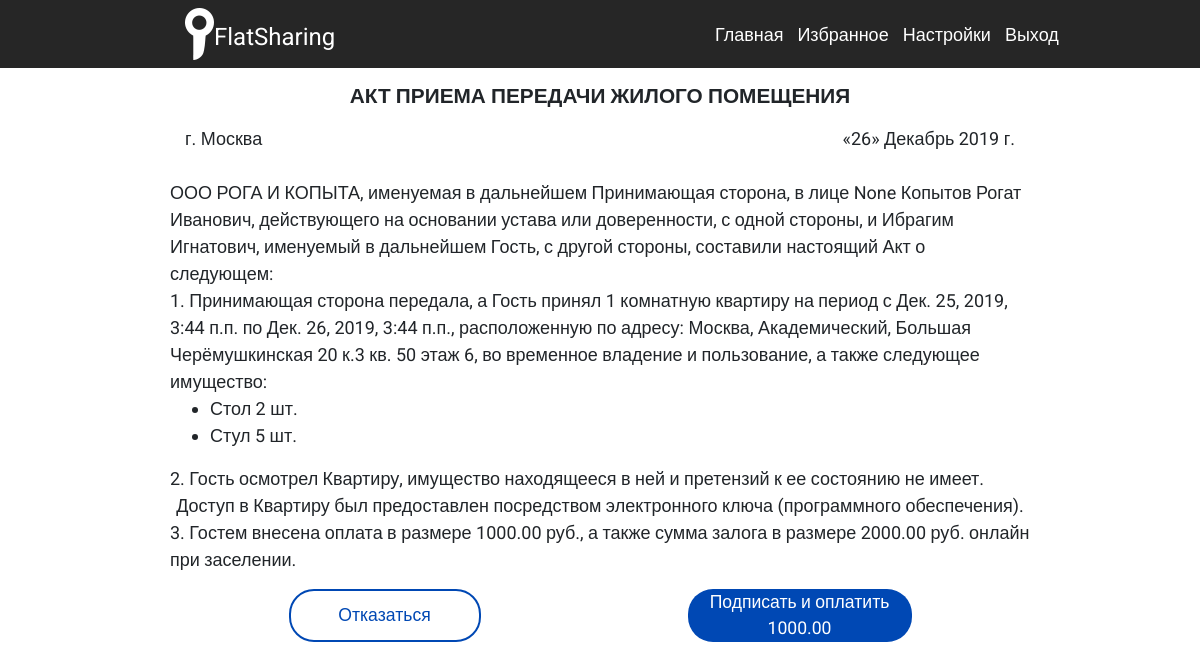
The page /act/81/pay (signed in) on the database its author committed.
### sharing/models.py (models this page shows, shortened)
class Rents(models.Model):
    flat = models.ForeignKey(Flats, on_delete=models.CASCADE,related_name="Квартира",related_query_name="Квартира")
    rentor = models.ForeignKey(User, models.DO_NOTHING)
    start = models.DateTimeField(verbose_name='Начало аренды')
    end = models.DateTimeField(verbose_name='Окончание аренды')
    booking = models.DateTimeField(null=True,verbose_name='Окончание бронироваия')
    status = models.BooleanField(null=True,default=False)
    paid = models.BooleanField(null=True,default=False)
    created_at = models.DateTimeField(null=True,default=False)
    trial_key = models.CharField(max_length=80, blank=True, null=True,default=None)
    renta = RentsManager()
    objects = models.Manager()
    class Meta:
        verbose_name = 'Аренда'
        verbose_name_plural = 'Аренды'
        ordering = ['-start']
    def getDays(self):
        days = (self.end-self.start).days
        if days < 1:
            return 1
        return days
    def getPrice(self):
        return self.getDays() * self.flat.price
    def getDeposit(self):
        return self.flat.deposit
    '''
    def save(self, *args, **kwargs):
        if not self.pk:
            if self.checkDates():
                super().save(*args, **kwargs)
        else:
            print(self.checkDates())
            if self.checkDates():
                days, hours = self.prolongRent()
                if days >= 0 or hours >= 0:
                    super().save(*args, **kwargs)
    '''

class Flats(models.Model):
    DOOR_STATS = (
        (False, 'Заблокирована'),
        (True, 'Доступ открыт')
    )
    FLAT_STATS = (
        ('BLOCKED', 'Заблокирована'),
        ('RENTED', 'Арендована'),
        ('BUCHEN', 'Забронирована'),
        ('U', 'Свободна')
    )
    district = models.ForeignKey(Districts, on_delete=models.CASCADE)
    street = models.CharField(max_length=50, blank=True, null=True)
    house_number = models.CharField(max_length=10, blank=True, null=True)
    building = models.CharField(max_length=10, blank=True, null=True)
    flat_number = models.CharField(max_length=10, blank=True, null=True)
    floor = models.IntegerField(blank=True, null=True)
    rooms = models.IntegerField(blank=True, null=True,default=1)
    price = models.DecimalField(max_digits=10, decimal_places=2, blank=True, null=True)
    deposit = models.DecimalField(max_digits=10, decimal_places=2, blank=True, null=True)
    per_hour = models.DecimalField(max_digits=10, decimal_places=2, blank=True, null=True)
    latitude = models.FloatField(blank=True, null=True)
    longitude = models.FloatField(blank=True, null=True)
    description = models.TextField(blank=True, null=True)
    hint = models.CharField(max_length=50, blank=True, null=True)
    status = models.CharField(max_length=10,blank=True, null=True,choices=FLAT_STATS)
    door_status = models.BooleanField(blank=True, null=True,choices=DOOR_STATS)
    cleaning_time = models.TimeField(blank=True, null=True,default="3:00")
    app_id = models.CharField(max_length=60, blank=True, null=True)
    app_status = models.BooleanField(blank=True, null=True,default=None)
    flas = FlatManager()
    objects = models.Manager()
    def flatsItems(self):
        return FlatsItems.objects.filter(flat_id=self.pk)
    def partnerInfo(self):
        return self.district.partner
    def addressPartOne(self):
        return "{0}, {1}, {2} {3}".format(self.city(),self.district,self.street,self.HouseNumber())
    def addressPartTwo(self):
        return "кв. {0} этаж {1}".format(self.flat_number,self.floor)
    def HouseNumber(self):
        if self.building is None:
            return self.house_number
        return "{0} к.{1}".format(self.house_number,self.building)
    def city(self):
        return self.district.city()
    city.admin_order_field = 'city'
    city.short_description = 'Город'
    class Meta:
        verbose_name = 'Квартира'
        verbose_name_plural = 'Квартиры'

class Districts(models.Model):
    partner = models.ForeignKey(Partners, on_delete=models.CASCADE)
    district_name = models.CharField(max_length=200)
    def __str__(self):
        return self.district_name
    def city(self):
        return self.partner.city
    class Meta:
        verbose_name = 'Район'
        verbose_name_plural = 'Районы'

class Partners(models.Model):
    city = models.ForeignKey(Cities, on_delete=models.CASCADE)
    account = models.OneToOneField(User, on_delete=models.CASCADE)
    headmaster = models.CharField(default=None,blank=True,null=True,max_length=60)
    hmrank = models.CharField(default=None,blank=True,null=True,max_length=60)
    org_name = models.CharField(default=None,blank=True,null=True,max_length=60)
    document = models.CharField(default=None,blank=True,null=True,max_length=60)
    class Meta:
        verbose_name = 'Партнёр'
        verbose_name_plural = 'Партнёры'

class Cities(models.Model):
    country = models.ForeignKey(Countries, on_delete=models.CASCADE)
    city_name = models.CharField(max_length=200)
    def __str__(self):
        return self.city_name
    class Meta:
        verbose_name = 'Город'
        verbose_name_plural = 'Города'

class FlatsItems(models.Model):
    flat = models.ForeignKey(Flats, on_delete=models.CASCADE)
    item_name = models.CharField(max_length=50, blank=True, null=True,verbose_name="Предмет (Стол, стул)")
    item_count = models.IntegerField(blank=True,null=True,default=0,verbose_name="Количество предметов (целое число)")
    class Meta:
        verbose_name = 'Предмет'
        verbose_name_plural = 'Предметы'
    def __str__(self):
        return "{0} {1} шт.".format(self.item_name,self.item_count)

### rents/views.py (the view)
    def decorator(request, *args, **kwargs):
        r = Rents.objects.filter(rentor=request.user,paid=True,status=True).first()
        if r:
            return redirect('rents:opendoor',pk=r.pk)
        return function(request, *args, **kwargs)

### rents/views.py (called while the page is built, shortened)
def checkcard(function):
    def decorator(request, *args, **kwargs):
        if request.user.usersdocuments.firstname == "":
            return redirect('rents:bot')
        if request.user.usersdocuments.yakey is None:
            return redirect('rents:card')
        return function(request, *args, **kwargs)
    return decorator

def sendToRenta(function):
    def decorator(request, *args, **kwargs):
        r = Rents.objects.filter(rentor=request.user,paid=True,status=True).first()
        if r:
            return redirect('rents:opendoor',pk=r.pk)
        return function(request, *args, **kwargs)
    return decorator

@login_required(login_url='/accounts/login/')
@checkcard
@sendToRenta
def actpay(request,pk):
    renta = get_object_or_404(Rents, pk=pk,rentor=request.user,paid=False)
    return render(request, 'actpay.html',{"renta":renta,"date":timezone.now()})

### rents/templates/actpay.html (shortened to what this page needs)
{% extends 'body.html' %}
{% load static %}
{% block content %}
<link rel="stylesheet" href="{% static 'css/act.css' %}">
<form method='POST' class="container" action="#">
        <section>
            <div class="wrap">
                <div class="act">
                    <h1>Акт приема передачи жилого помещения</h1>
                    <div class="">
                        <div class="row">
                            <div class="col-sm-6" style="text-align: left;">
                                г. {{renta.flat.city}}
                            </div>
                            <div class="col-sm-6" style="text-align: right;">
                                «{{date.day}}» {{date|date:"F" }} {{date.year}} г.
                            </div>
                            <div class="">
                                <p>{{renta.flat.partnerInfo.org_name}}, именуемая в дальнейшем Принимающая сторона, в лице {{renta.flat.partnerInfo.hmrank}} {{renta.flat.partnerInfo.headmaster}}, действующего на основании {{renta.flat.partnerInfo.document}}, с одной стороны, и  {{user.get_full_name }}, именуемый в дальнейшем Гость, с другой стороны, составили настоящий Акт о следующем:</p>
                                <p>1. Принимающая сторона передала, а Гость принял {{renta.flat.rooms}} комнатную квартиру на период с {{renta.start}} по {{renta.end}}, расположенную по адресу: {{renta.flat.addressPartOne}} {{renta.flat.addressPartTwo}}, во временное владение и пользование, а также следующее имущество:</p>
                            </div>
                            <ul>
                                {% for item in renta.flat.flatsItems%}
                                <li>{{item}}</li>
                                {%endfor%}
                            </ul>
                            <div class="">
                                <p>2. Гость осмотрел Квартиру, имущество находящееся в ней и претензий к ее состоянию не имеет. </br></p>
                                <p style="text-align: center;">Доступ в Квартиру был предоставлен посредством электронного ключа (программного обеспечения). </br></p>
                                <p>3. Гостем внесена оплата в размере {{renta.getPrice}} руб., а также сумма залога в размере {{renta.getDeposit}} руб. онлайн при заселении.</p>
                            </div>
                        </div>
                    </div>
                </div>
                <div class="btns">
                    <button href="#" class="btn_bor" type="submit" name="cancel">Отказаться</button>
                    <button href="#" class="btn_bg" type="submit" name="pay">Подписать и оплатить {{renta.getPrice}}</button>
                </div>
            </div>
        </section>
        </form>
{% endblock %}

### rents/static/css/common.css (style rules this page uses)
* { box-sizing: border-box; }
p { margin: 0; }
body { font-family: 'Roboto', sans-serif; font-size: 18px; }
button.btn_bg { font-size: 1.1rem; display: flex; width: 12rem; height: 3.3rem; align-items: center; justify-content: center; border-radius: 25px; background-color: #0048b4; color: #fff; margin: 0 auto; }
button.btn_bor { font-size: 1.1rem; display: flex; width: 12rem; height: 3.3rem; align-items: center; justify-content: center; border-radius: 25px; border: 2px solid #0048b4; color: #0048b4; margin: 0 auto; }
.btns { padding: 1rem 0; display: flex; justify-content: space-between; align-items: center; }
.wrap { max-width: 1050px; margin: 0 auto; padding: 0 20px }
form { position: relative; max-width: 200px; margin: 0 10px; }
.menu_input, button { border: none; outline: none; background: transparent; }

### rents/static/css/act.css (style rules this page uses)
.wrap { max-width: 870px !important; }
body { padding-top: 68px; }
.act { display: flex; flex-direction: column; align-items: center; }
.act h1 { font-size: 1.3rem; font-weight: 550; text-transform: uppercase; margin: 1rem 0; }
.btns { display: flex; justify-content: space-around; }
.btns .btn_bg { width: 14rem !important; }

### rows shown on the page
Rents: flat.city "Москва", flat.partnerInfo.org_name "ООО РОГА И КОПЫТА", flat.partnerInfo.hmrank "None", flat.partnerInfo.headmaster "Копытов Рогат Иванович", flat.partnerInfo.document "устава или доверенности", flat.rooms "1", start "Дек. 25, 2019, 3:44 п.п.", end "Дек. 26, 2019, 3:44 п.п.", flat.addressPartOne "Москва, Академический, Большая Черёмушкинская 20 к.3", flat.addressPartTwo "кв. 50 этаж 6", getPrice "1000.00", getDeposit "2000.00"
FlatsItems: item_name+item_count "Стол 2 шт."
FlatsItems: item_name+item_count "Стул 5 шт."

### other values the page prints
{{ date.day }} "26"
{{ date|date:"F" }} "Декабрь"
{{ date.year }} "2019"
{{ user.get_full_name }} "Ибрагим Игнатович"
